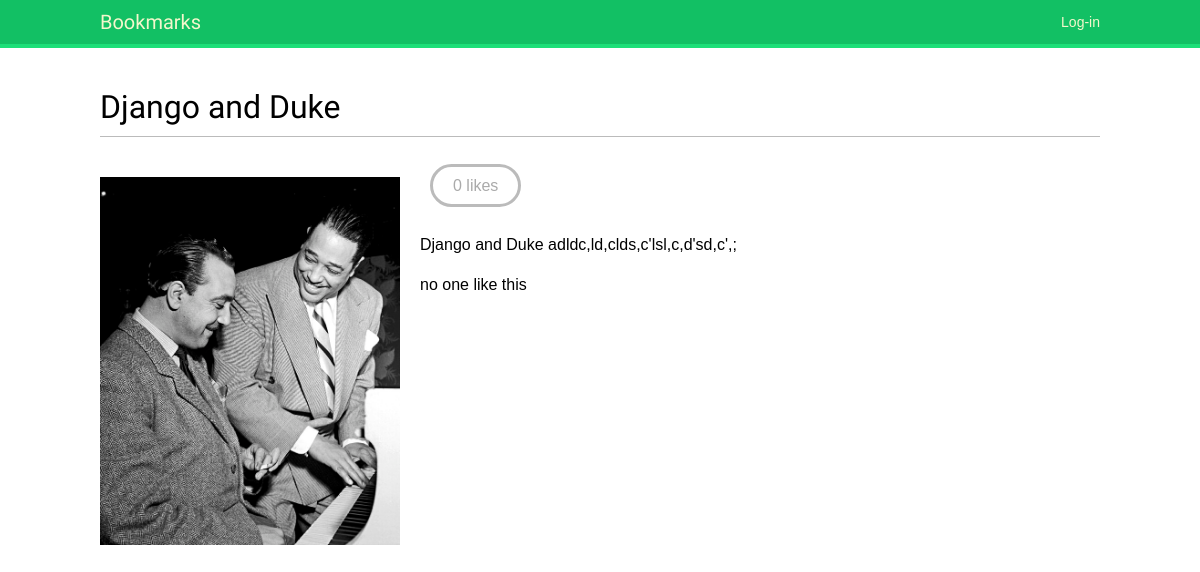
Page /images/detail/1/django-and-duke/ on the committed database.
### images/models.py (models this page shows, shortened)
class Image(models.Model):
    user = models.ForeignKey(settings.AUTH_USER_MODEL,related_name='images_created',on_delete=models.CASCADE)
    title = models.CharField(max_length=200)
    slug = models.CharField(max_length=200,blank=True)
    url = models.URLField()
    image = models.ImageField(upload_to = 'images/%Y/%m/%d/')
    description = models.TextField(blank=True)
    created = models.DateField(auto_now_add=True,db_index=True)
    users_like = models.ManyToManyField(settings.AUTH_USER_MODEL,related_name='images_liked',blank=True)

### images/views.py (the view)
# urls.py: path('detail/<int:id>/<slug:slug>/',views.image_detail,name='detail'),
def image_detail(request,id,slug):
     image = get_object_or_404(Image, id=id, slug=slug)
     return render(request,'images/image/detail.html',{'section': 'images','image': image})

### images/templates/images/image/detail.html (shortened to what this page needs)
{% extends "base.html" %}
{% block content %}
<h1>{{image.title}}</h1>
{% load thumbnail %}
<a href="{{ image.image.url }}">
    <img src="{% thumbnail image.image 300x0 quality=100 %}" class="image-detail">
</a>
{% with total_like=image.users_like.count %}
<div class="image-info">
    <div>
        <span class="count">
            {{total_like}} like{{total_like|pluralize}}
        </span>
    </div>
    {{image.description|linebreaks}}
</div>
<div class="image_likes">
    {% for user in image.users_like.all %}
    <div>
        <img src="{{user.profile.photo.url}}">
        <p>{{user.first_name}}</p>
    </div>
    {% empty %}
    no one like this
    {% endfor %}
</div>
{% endwith %}
{% endblock %}

### account/static/css/base.css (style rules this page uses)
body { margin:0; padding:0; font-family:helvetica, sans-serif; }
p { line-height: 1.8; }
a { color:#12c064; text-decoration:none; }
h1, h2, h3, h4, h5 , h6 { font-family: 'Muli', sans-serif; font-weight:normal; }
h1 { border-bottom:1px solid #bbb; padding:0 0 10px 0; margin:10px 0 20px 0; }
.image-preview, .image-detail { max-width:300px; float:left; margin:0 20px 20px 0; }
.image-detail { margin-top:20px; }
.image-info div { padding:20px 0; overflow:auto; }
.count { color:#aaa; border:3px solid #bbb; border-radius:26px; padding:10px 20px; margin:20px 10px 0; }

### rows in the picture
Image: title "Django and Duke", image (picture), description "Django and Duke adldc,ld,clds,c'lsl,c,d'sd,c',;"

### other values in the picture
{{ total_like }} "0"
